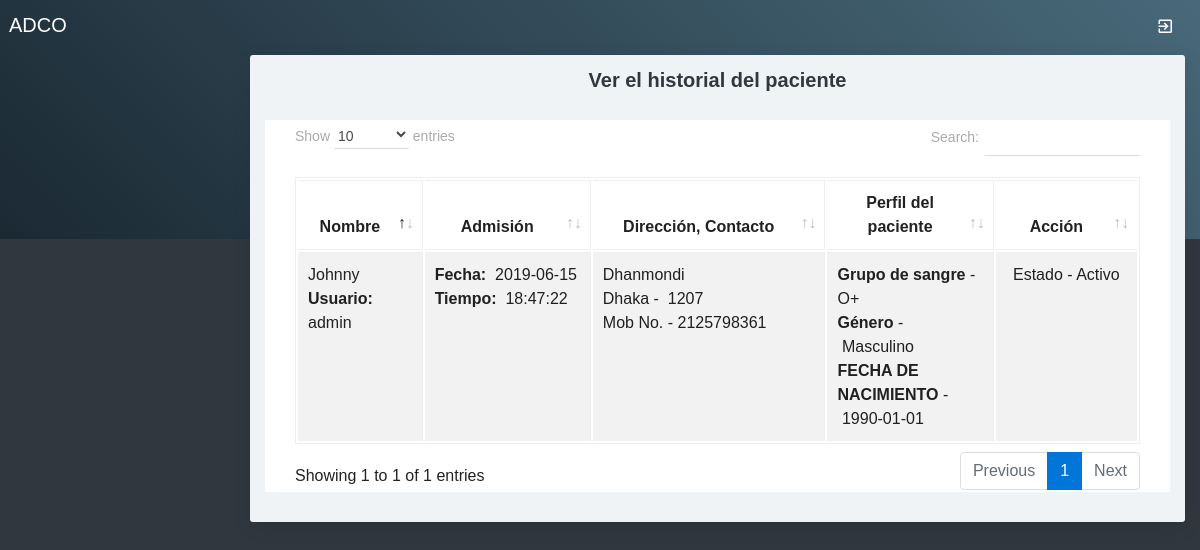
The page /viewpatient.php on the database its author committed.
### tables this page shows
CREATE TABLE `patient` (
  `patientid` int(10) NOT NULL,
  `patientname` varchar(50) NOT NULL,
  `admissiondate` date NOT NULL,
  `admissiontime` time NOT NULL,
  `address` varchar(250) NOT NULL,
  `mobileno` varchar(15) NOT NULL,
  `city` varchar(25) NOT NULL,
  `pincode` varchar(20) NOT NULL,
  `loginid` varchar(50) NOT NULL,
  `password` varchar(25) NOT NULL,
  `bloodgroup` varchar(20) NOT NULL,
  `EPS` varchar(25) NOT NULL,
  `suffering` varchar(25) NOT NULL,
  `gender` varchar(10) NOT NULL,
  `dob` date NOT NULL,
  `status` varchar(10) NOT NULL
);

### viewpatient.php (the view, shortened to what this page needs)
<?php
include("adformheader.php");
include("dbconnection.php");
?>
<div class="container-fluid">
  <div class="block-header">
    <h2 class="text-center">Ver el historial del paciente</h2>
  </div>
  <div class="card">
    <section class="container">
      <table class="table table-bordered table-striped table-hover js-basic-example dataTable">
        <thead>
          <tr>
            <th width="15%" height="36">
              <div align="center">Nombre</div>
            </th>
            <th width="20%">
              <div align="center">Admisión</div>
            </th>
            <th width="28%">
              <div align="center">Dirección, Contacto</div>
            </th>
            <th width="20%">
              <div align="center">Perfil del paciente</div>
            </th>
            <th width="17%">
              <div align="center">Acción</div>
            </th>
          </tr>
        </thead>
        <tbody>
          <?php
          $sql = "SELECT * FROM patient";
          $qsql = mysqli_query($con, $sql);
          while ($rs = mysqli_fetch_array($qsql)) {
            echo "<tr>
        <td>$rs[patientname]<br>
        <strong>Usuario:</strong> $rs[loginid] </td>
        <td>
        <strong>Fecha:</strong> &nbsp;$rs[admissiondate]<br>
        <strong>Tiempo:</strong> &nbsp;$rs[admissiontime]</td>
        <td>$rs[address]<br>$rs[city] -  &nbsp;$rs[pincode]<br>
        Mob No. - $rs[mobileno]</td>
        <td><strong>Grupo de sangre</strong> - $rs[bloodgroup]<br>
        <strong>Género</strong> - &nbsp;$rs[gender]<br>
        <strong>FECHA DE NACIMIENTO</strong> - &nbsp;$rs[dob]</td>
        <td align='center'>Estado - $rs[status] <br>";
            echo "</td></tr>";
          }
          ?>
        </tbody>
      </table>
    </section>
  </div>
</div>
<?php
include("adformfooter.php");
?>

### rows shown on the page
patient: patientname "Johnny", loginid "admin", admissiondate "2019-06-15", admissiontime "18:47:22", address "Dhanmondi", city "Dhaka", pincode "1207", mobileno "2125798361", bloodgroup "O+", gender "Masculino", dob "1990-01-01", status "Activo"
